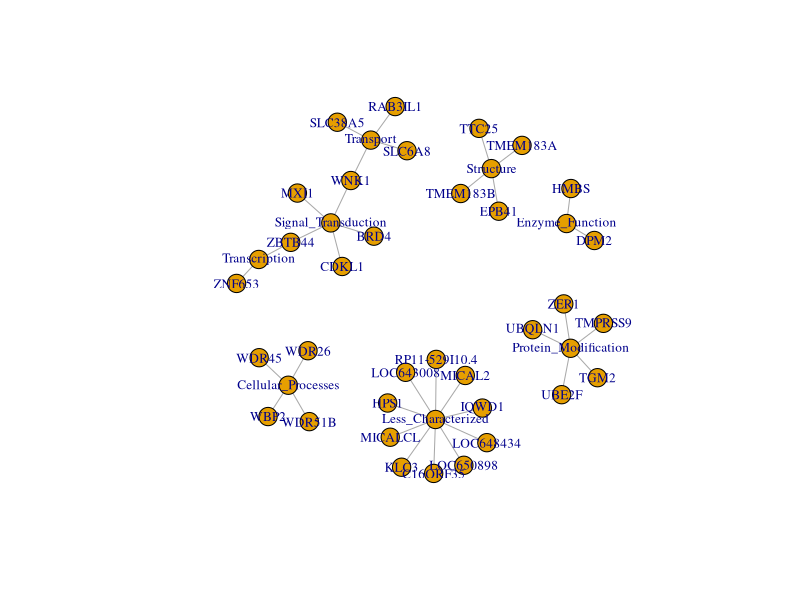

This chart was generated by the following R code:
# Install necessary package
install.packages("igraph")
library(igraph)

# Define nodes
themes <- c("Signal_Transduction", "Protein_Modification", "Transport", "Structure", "Transcription", "Enzyme_Function", "Cellular_Processes", "Less_Characterized")
genes <- c("BRD4", "C16ORF35", "CDKL1", "DPM2", "EPB41", "HMBS", "HPS1", "IQWD1", "KLC3", "LOC643008", "LOC648434", "LOC650898", "MAP2K3", "MICAL2", "MICALCL", "MXI1", "RAB3IL1", "RP11-529I10.4", "SLC38A5", "SLC6A8", "TCP11L2", "TGM2", "TMPRSS9", "TTC25", "WNK1", "TMEM183A", "TMEM183B", "UBE2F", "UBQLN1", "WBP2", "WDR26", "WDR45", "WDR51B", "ZBTB44", "ZER1", "ZNF653")
nodes <- c(themes, genes)

# Define edges - this is a simplified and illustrative example
# The edges should be defined based on known biological interactions or associations
edges <- c("Signal_Transduction", "BRD4",
           "Signal_Transduction", "CDKL1",
           "Signal_Transduction", "MXI1",
           "Signal_Transduction", "WNK1",
           "Signal_Transduction", "ZBTB44",
           "Protein_Modification", "TGM2",
           "Protein_Modification", "TMPRSS9",
           "Protein_Modification", "UBE2F",
           "Protein_Modification", "UBQLN1",
           "Protein_Modification", "ZER1",
           "Transport", "SLC38A5",
           "Transport", "SLC6A8",
           "Transport", "RAB3IL1",
           "Transport", "WNK1",
           "Structure", "EPB41",
           "Structure", "TTC25",
           "Structure", "TMEM183A",
           "Structure", "TMEM183B",
           "Transcription", "ZBTB44",
           "Transcription", "ZNF653",
           "Enzyme_Function", "HMBS",
           "Enzyme_Function", "DPM2",
           "Cellular_Processes", "WBP2",
           "Cellular_Processes", "WDR26",
           "Cellular_Processes", "WDR45",
           "Cellular_Processes", "WDR51B",
           "Less_Characterized", "C16ORF35",
           "Less_Characterized", "HPS1",
           "Less_Characterized", "IQWD1",
           "Less_Characterized", "KLC3",
           "Less_Characterized", "LOC643008",
           "Less_Characterized", "LOC648434",
           "Less_Characterized", "LOC650898",
           "Less_Characterized", "MICAL2",
           "Less_Characterized", "MICALCL",
           "Less_Characterized", "RP11-529I10.4")

# Create graph object
graph <- graph_from_edgelist(matrix(edges, ncol = 2, byrow = TRUE), directed = FALSE)
plot(graph, vertex.size = 10, vertex.label.cex = 0.8)
